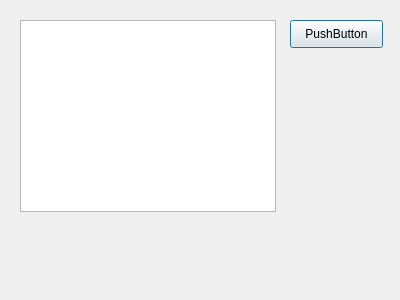
<?xml version="1.0" encoding="UTF-8"?>
<ui version="4.0">
 <class>Dialog</class>
 <widget class="QDialog" name="Dialog">
  <property name="geometry">
   <rect>
    <x>0</x>
    <y>0</y>
    <width>400</width>
    <height>300</height>
   </rect>
  </property>
  <property name="windowTitle">
   <string>Dialog</string>
  </property>
  <widget class="QListWidget" name="listWidget">
   <property name="geometry">
    <rect>
     <x>20</x>
     <y>20</y>
     <width>256</width>
     <height>192</height>
    </rect>
   </property>
  </widget>
  <widget class="QPushButton" name="pushButton">
   <property name="geometry">
    <rect>
     <x>290</x>
     <y>20</y>
     <width>93</width>
     <height>28</height>
    </rect>
   </property>
   <property name="text">
    <string>PushButton</string>
   </property>
  </widget>
 </widget>
 <resources/>
 <connections/>
 <slots>
  <slot>slot1()</slot>
 </slots>
</ui>
